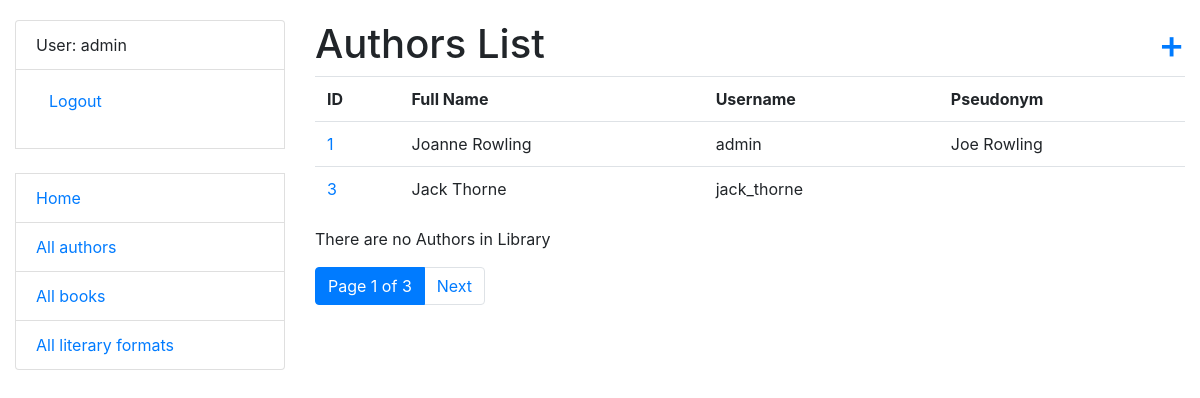
/catalog/authors/ (signed in), run on an earlier commit of the app's database.
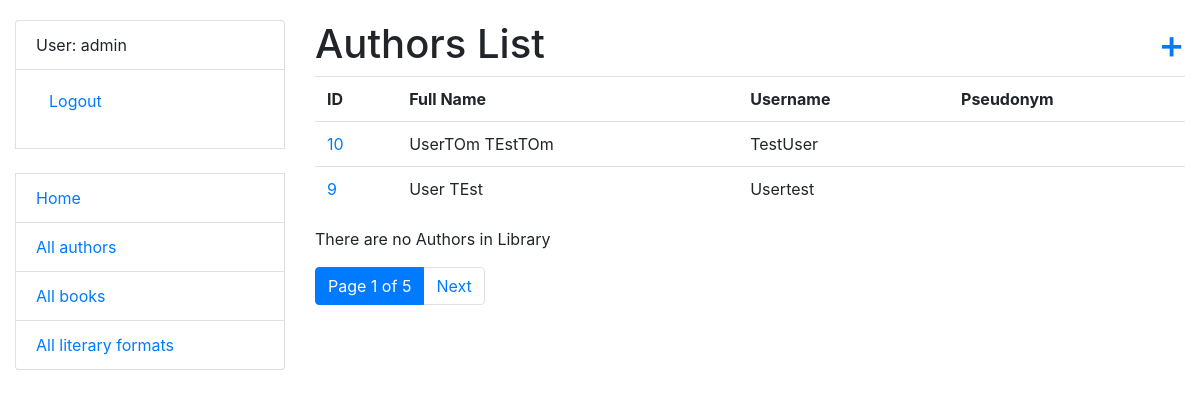
And on a later commit of the database.
### catalog/models.py (models this page shows, shortened)
class Author(AbstractUser):
    pseudonym = models.CharField(max_length=255, null=True, blank=True)
    class Meta:
        ordering = ("username",)

### catalog/views.py (the view)
# urls.py: path("authors/", AuthorListView.as_view(), name="author-list"),
class AuthorListView(LoginRequiredMixin, generic.ListView):
    model = Author
    paginate_by = 2

### catalog/templatetags/query_transform.py (called while the page is built)
@register.simple_tag
def query_transform(request, **kwargs):
    updated = request.GET.copy()
    for key, value in kwargs.items():
        if value is not None:
            updated[key] = value
        else:
            updated.pop(key, 0)
    return updated.urlencode()

### templates/catalog/author_list.html
{% extends "base.html" %}
{% block content %}
  <h1>Authors List <a style="float: right" href="{% url "catalog:author-create" %}">+</a></h1>
  {% if author_list %}
    <table class="table">
      <tr>
        <th>ID</th>
        <th>Full Name</th>
        <th>Username</th>
        <th>Pseudonym</th>
      </tr>
      {% for author in author_list %}
        <tr>
          <td>
            <a href="{% url "catalog:author-detail" pk=author.pk %}">{{ author.id }}</a>
          </td>
          <td>
            {{ author.first_name }} {{ author.last_name }}
          </td>
          <td>
            {{ author.username }}
          </td>
          <td>
            {{ author.pseudonym|default_if_none:"" }}
          </td>
        </tr>
      {% endfor %}
    </table>
    <p>There are no Authors in Library</p>
  {% endif %}
{% endblock %}

### templates/base.html (shortened to what this page needs)
<!DOCTYPE "html">
<html lang="en">
<head>
  <link rel="stylesheet" href="https://cdn.jsdelivr.net/npm/bootstrap@4.6.2/dist/css/bootstrap.min.css"
>
  {% load static %}
  <link rel="stylesheet" href="{% static 'css/styles.css' %}">
</head>
<body>
<div class="container-fluid">
  <div class="row">
    <div class="col-sm-3">
      {% block sidebar %}
        {% include "includes/sidebar.html" %}
      {% endblock %}
    </div>
    <div class="col-sm-9">
      {% block content %}
      {% endblock %}
      {% block pagination %}
        {% include "includes/pagination.html" %}
      {% endblock %}
    </div>
  </div>
</div>
</body>
</html>

### templates/includes/sidebar.html (shortened to what this page needs)
<ul class="sidebar-nav list-group">
  {% if user.is_authenticated %}
    <li class="list-group-item">
      User: {{ user.username }}
    </li>
    <li class="list-group-item"><form method="post" action="{% url 'logout' %}">
  <button type="submit" class="btn btn-link">
    Logout
  </button>
</form></li>
{% else %}
    <li class="list-group-item"><a href="{% url "login" %}">Login</a></li>
  {% endif %}
    <br>
  <li class="list-group-item">
    <a href="{% url 'catalog:index' %}">Home</a>
  </li>
  <li class="list-group-item">
    <a href="{% url "catalog:author-list" %}">All authors</a>
  </li>
  <li class="list-group-item">
    <a href="{% url "catalog:book-list" %}">All books</a>
  </li>
  <li class="list-group-item">
    <a href="{% url "catalog:literary-format-list" %}">All literary formats</a>
  </li>
</ul>

### templates/includes/pagination.html (shortened to what this page needs)
{% load query_transform %}
{% if is_paginated %}
  <ul class="pagination">
    <li class="page-item active">
      <span class="page-link">Page {{ page_obj.number }} of {{ page_obj.paginator.num_pages }}</span>
    </li>
    {% if page_obj.has_next %}
      <li class="page-item">
        <a class="page-link" href="?{% query_transform request page=page_obj.next_page_number %}">Next</a>
      </li>
    {% endif %}
  </ul>
{% endif %}

### static/css/styles.css (style rules this page uses)
body { margin-top: 20px; }
.sidebar-nav { padding: 0; list-style: none; }

What changed in the data, as far as the page shows it:
no longer on one of the page's lists (row edited): Author: id "1", first_name "Joanne", last_name "Rowling", username "admin", pseudonym "Joe Rowling"
no longer on this page (row unchanged): Author: id "3", first_name "Jack", last_name "Thorne", username "jack_thorne"
added Author: id "10", first_name "UserTOm", last_name "TEstTOm", username "TestUser"
added Author: id "9", first_name "User", last_name "TEst", username "Usertest"
Also different on the page:
{{ page_obj.paginator.num_pages }}: "3" → "5"
